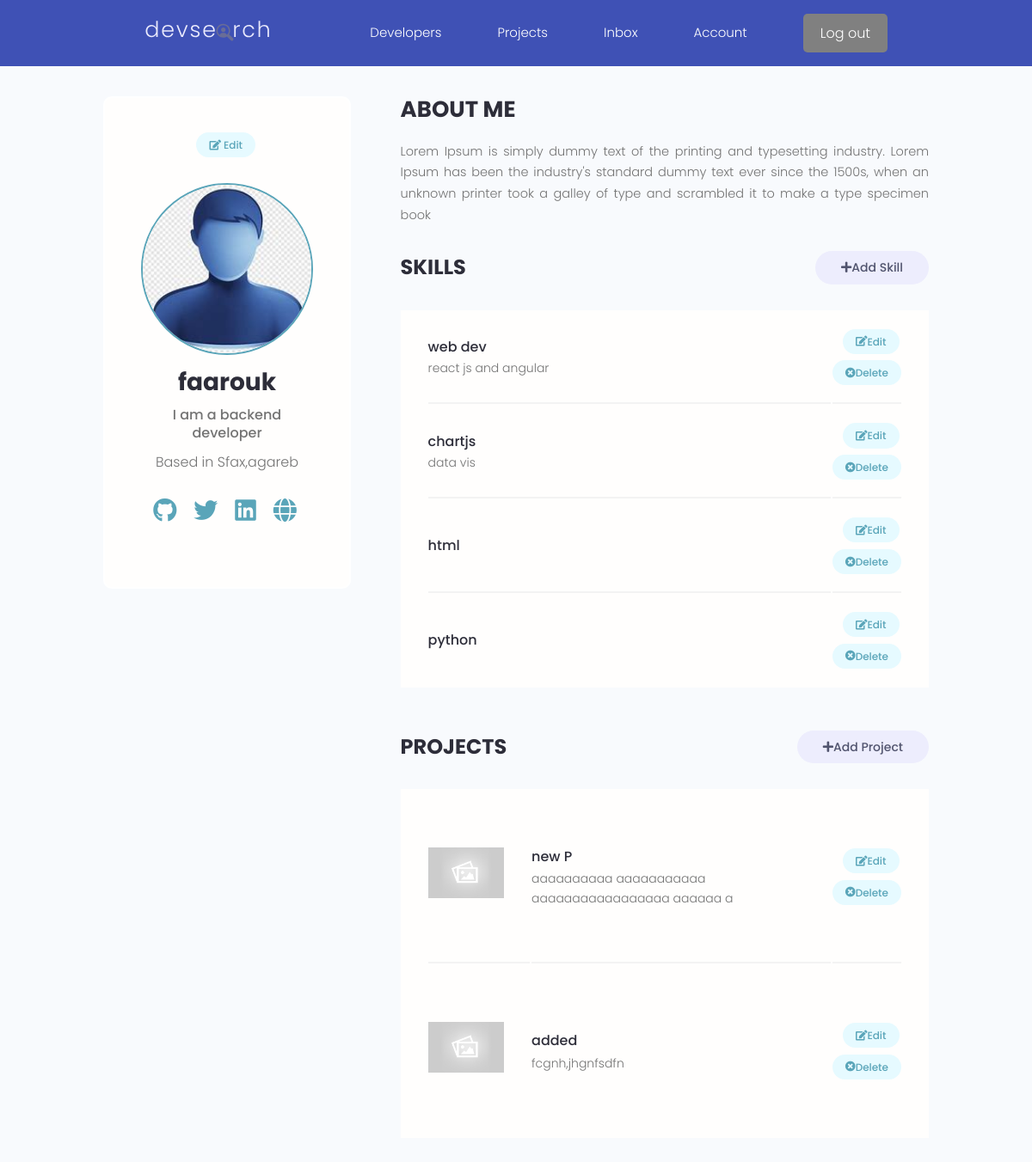
/account/ (signed in), run on an earlier commit of the app's database.
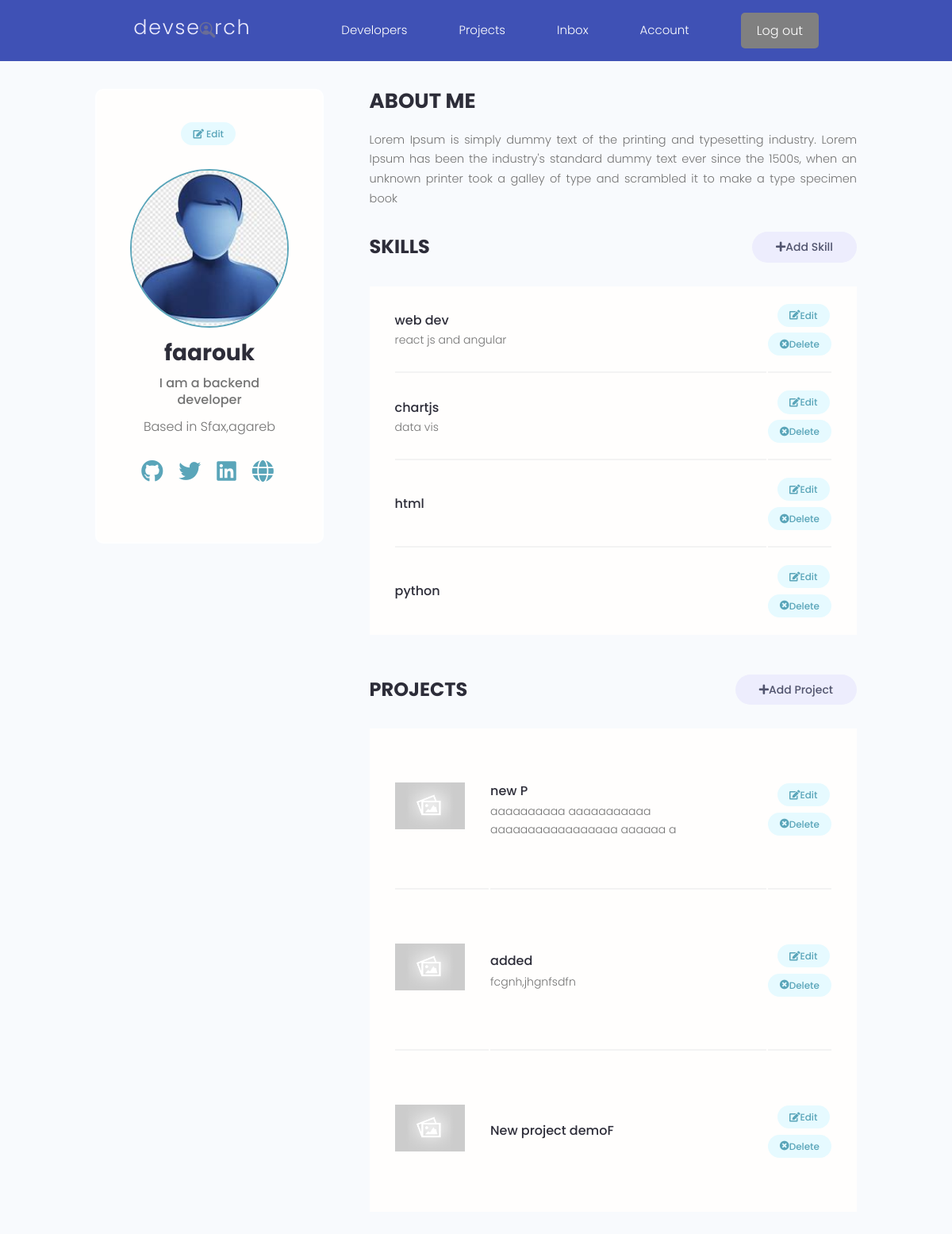
And on a later commit of the database.
### users/models.py (models this page shows, shortened)
class Skill(models.Model):
    owner = models.ForeignKey(Profile,on_delete=models.CASCADE,null=True,blank=True)
    name =  models.CharField(max_length=200,null=True,blank=True)
    description = models.TextField(null=True,blank=True)
    created = models.DateTimeField(auto_now_add=True)
    id = models.UUIDField(default=uuid.uuid4, unique = True,
                          primary_key=True,editable=False)

### projects/models.py (models this page shows, shortened)
class Project(models.Model):
    owner = models.ForeignKey(Profile,null=True,blank=True,on_delete=models.SET_NULL)
    title = models.CharField(max_length=200)
    description = models.TextField(null=True,blank=True)
    featured_image = models.ImageField(null=True,blank=True,default='default.jpg')
    demo_link = models.CharField(max_length=2000, null=True,blank=True)
    source_link = models.CharField(max_length=2000,null=True,blank=True)
    tags = models.ManyToManyField('Tag',blank=True)
    vote_total = models.IntegerField(default=0,null=True,blank=True)
    vote_ratio = models.IntegerField(default=0,null=True,blank=True)
    created = models.DateTimeField(auto_now_add=True)
    id = models.UUIDField(default=uuid.uuid4, unique = True,
                          primary_key=True,editable=False)

### users/views.py (the view)
# urls.py: path('account/',views.userAccount, name = "account"),
@login_required(login_url='login')
def userAccount(request):
   profile = request.user.profile
   skills = profile.skill_set.all()
   projects = profile.project_set.all()
   context = {'profile' :profile,'skills':skills,'projects':projects}
   return render(request,'users/account.html',context)

### users/templates/users/account.html
{% extends 'main.html' %}
{% block content %}
<main class="settingsPage profile my-md">
    <div class="container">
      <div class="layout">
        <div class="column column--1of3">
          <div class="card text-center">
            <div class="card__body dev">
              <a class="tag tag--pill tag--main settings__btn" href="{% url 'edit-account' %}"><i class="fas fa-edit"></i> Edit</a>
              <img class="avatar avatar--xl dev__avatar" src="{{profile.profile_image.url}}" />
              <h2 class="dev__name">{{profile.name}}</h2>
              <p class="dev__title">{{profile.short_intro}}</p>
              <p class="dev__location">Based in {{profile.location}}</p>
              <ul class="dev__social">
                {% if profile.social_github %}
                <li>
                    <a title="Github" href="{{profile.social_github}}" target="_blank"><i class="fab fa-github"></i></a>
                </li>
                {% endif %}
                {% if profile.social_twitter %}
                <li>
                <a title="Twitter" href="{{profile.social_twitter}}" target="_blank"><i class="fab fa-twitter"></i></a>
            </li>
            {% endif %}
            {% if profile.social_linkedin %}
            <li>
                <a title="LinkedIn" href="{{profile.social_linkedin}}" target="_blank"><i class="fab fa-linkedin"></i></a>
            </li>
            {% endif %}
            {% if profile.social_website %}
            <li>
                <a title="Personal Website" href="{{profile.social_website}}" target="_blank" class="dev__social-globe"><i class="fas fa-globe"></i></a>
            </li>
            {% endif %}
        </ul>
            </div>
          </div>
        </div>
        <div class="column column--2of3">
          <div class="devInfo">
            <h3 class="devInfo__title">About Me</h3>
            <p class="devInfo__about">{{profile.bio}}</p>
          </div>
          <div class="settings">
            <h3 class="settings__title">Skills</h3>
            <a class="tag tag--pill tag--sub settings__btn tag--lg" href="#"><i class="fas fa-plus"></i> Add Skill</a>          </div>
          <table class="settings__table">
            {% for skill in skills %}
            <tr>
              <td class="settings__tableInfo">
                <h4>{{skill.name}}</h4>
                <p>{{skill.description}}</p>
              </td>
              <td class="settings__tableActions">
                <a class="tag tag--pill tag--main settings__btn" href="#"><i class="fas fa-edit"></i> Edit</a>
                <a class="tag tag--pill tag--main settings__btn" href="#"><i class="fas fa-times-circle"></i>
                  Delete</a>
                </td>
              </tr>
              {% endfor %}
            </table>
          <div class="settings">
            <h3 class="settings__title">Projects</h3>
            <a class="tag tag--pill tag--sub settings__btn tag--lg" href="{% url 'create-project' %}"><i class="fas fa-plus"></i> Add Project</a>  </div>
          <table class="settings__table">
            {% for project in projects %}
            <tr>
              <td class="settings__thumbnail">
                <a href="{% url 'project' project.id %}"><img src="{{project.featured_image.url}}" alt="Project Thumbnail" /></a>
              </td>
              <td class="settings__tableInfo">
                <a href="{% url 'project' project.id %}"">{{project.title}}</a>
                <p>
                  {{project.description|slice:"50"}}
                </p>
              </td>
              <td class="settings__tableActions">
                <a class="tag tag--pill tag--main settings__btn" href="{% url 'update-project' project.id %}"><i class="fas fa-edit"></i> Edit</a>
                <a class="tag tag--pill tag--main settings__btn" href="{% url 'delete-project' project.id %}"><i class="fas fa-times-circle"></i> Delete</a>
              </td>
                {% endfor %}
          </table>
        </div>
      </div>
    </div>
  </main>
  {% endblock %}

What changed in the data, as far as the page shows it:
added Project: featured_image (placeholder picture), title "New project demoF"
